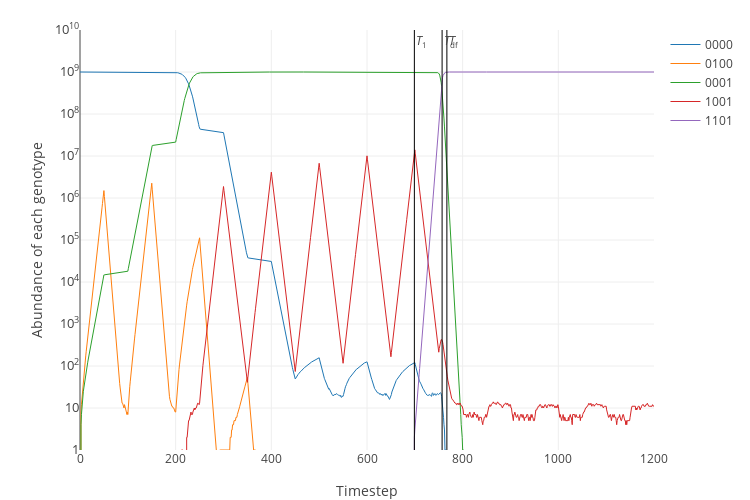

The notebook cell this image was saved under:
### Markdown cell above
We get a time to fixation of about 430 timesteps. Increasing the switching frequency any further appears to be detrimental:

### Code cell
plot_simulation(simulate([landscape1, landscape2], frequency=50))

### Figure 1 — Plotly figure (JSON) as saved in the notebook; plotly's stock layout.template omitted (floating-point values rounded to 4 significant figures; data arrays with more than 128 entries replaced by an {"elided": "..."} marker saying what was removed)
{"data": [{"line": {"width": 1}, "name": "0000", "type": "scatter", "uid": "dafeb72c-d25d-11e8-92ae-001ec21b2620", "x": {"elided": "1201 int values"}, "y": {"elided": "1201 int values"}}, {"line": {"width": 1}, "name": "0100", "type": "scatter", "uid": "dafebb8c-d25d-11e8-b745-001ec21b2620", "x": {"elided": "1201 int values"}, "y": {"elided": "1201 int values"}}, {"line": {"width": 1}, "name": "0001", "type": "scatter", "uid": "dafebe3e-d25d-11e8-a2bc-001ec21b2620", "x": {"elided": "1201 int values"}, "y": {"elided": "1201 int values"}}, {"line": {"width": 1}, "name": "1001", "type": "scatter", "uid": "dafec118-d25d-11e8-b6d0-001ec21b2620", "x": {"elided": "1201 int values"}, "y": {"elided": "1201 int values"}}, {"line": {"width": 1}, "name": "1101", "type": "scatter", "uid": "dafec3b6-d25d-11e8-927e-001ec21b2620", "x": {"elided": "1201 int values"}, "y": {"elided": "1201 int values"}}, {"line": {"color": "black", "width": 1}, "mode": "lines", "name": "T_1", "showlegend": false, "type": "scatter", "uid": "dafec636-d25d-11e8-89bb-001ec21b2620", "x": [699, 699], "y": [0, 10000000000]}, {"line": {"color": "black", "width": 1}, "mode": "lines", "name": "T_d", "showlegend": false, "type": "scatter", "uid": "dafec8b6-d25d-11e8-981a-001ec21b2620", "x": [757, 757], "y": [0, 10000000000]}, {"line": {"color": "black", "width": 1}, "mode": "lines", "name": "T_f", "showlegend": false, "type": "scatter", "uid": "dafecb2c-d25d-11e8-950d-001ec21b2620", "x": [767, 767], "y": [0, 10000000000]}], "layout": {"annotations": [{"showarrow": false, "text": "<i>T</i><sub>1</sub>", "x": 699, "xanchor": "left", "xref": "x", "y": 9.75, "yref": "y"}, {"showarrow": false, "text": "<i>T</i><sub>d</sub>", "x": 757, "xanchor": "left", "xref": "x", "y": 9.75, "yref": "y"}, {"showarrow": false, "text": "<i>T</i><sub>f</sub>", "x": 767, "xanchor": "left", "xref": "x", "y": 9.75, "yref": "y"}], "height": 500, "margin": {"b": 50, "t": 30}, "width": 750, "xaxis": {"title": "Timestep"}, "yaxis": {"exponentformat": "power", "range": [0, 10], "tickfont": {"size": 10}, "title": "Abundance of each genotype", "type": "log"}}}
